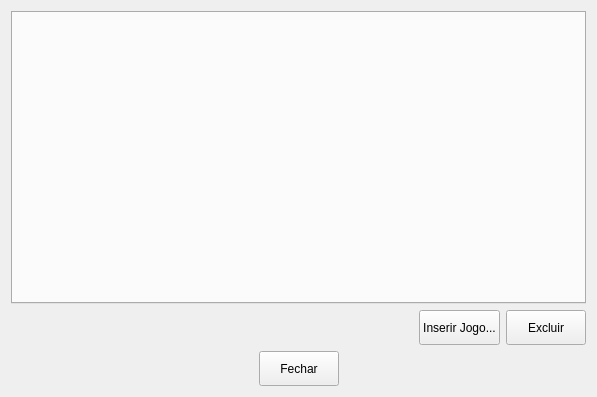
<?xml version="1.0" encoding="UTF-8"?>
<ui version="4.0">
 <class>telaTorneio</class>
 <widget class="QWidget" name="telaTorneio">
  <property name="geometry">
   <rect>
    <x>0</x>
    <y>0</y>
    <width>597</width>
    <height>397</height>
   </rect>
  </property>
  <property name="windowTitle">
   <string>Form</string>
  </property>
  <layout class="QVBoxLayout" name="verticalLayout">
   <item>
    <layout class="QGridLayout" name="gridLayout_2">
     <item row="0" column="0">
      <widget class="QTabWidget" name="tabWidget">
       <property name="currentIndex">
        <number>-1</number>
       </property>
      </widget>
     </item>
    </layout>
   </item>
   <item>
    <layout class="QGridLayout" name="gridLayout_3">
     <item row="0" column="0">
      <spacer name="horizontalSpacer">
       <property name="orientation">
        <enum>Qt::Horizontal</enum>
       </property>
       <property name="sizeHint" stdset="0">
        <size>
         <width>243</width>
         <height>20</height>
        </size>
       </property>
      </spacer>
     </item>
     <item row="0" column="1">
      <widget class="QPushButton" name="InserirJogo">
       <property name="sizePolicy">
        <sizepolicy hsizetype="Minimum" vsizetype="Fixed">
         <horstretch>0</horstretch>
         <verstretch>0</verstretch>
        </sizepolicy>
       </property>
       <property name="minimumSize">
        <size>
         <width>0</width>
         <height>35</height>
        </size>
       </property>
       <property name="text">
        <string>Inserir Jogo...</string>
       </property>
      </widget>
     </item>
     <item row="0" column="2">
      <widget class="QPushButton" name="Excluir">
       <property name="minimumSize">
        <size>
         <width>0</width>
         <height>35</height>
        </size>
       </property>
       <property name="text">
        <string>Excluir</string>
       </property>
      </widget>
     </item>
    </layout>
   </item>
   <item>
    <layout class="QGridLayout" name="gridLayout">
     <item row="0" column="1">
      <widget class="QPushButton" name="pushButton">
       <property name="minimumSize">
        <size>
         <width>0</width>
         <height>35</height>
        </size>
       </property>
       <property name="text">
        <string>Fechar</string>
       </property>
      </widget>
     </item>
     <item row="0" column="0">
      <spacer name="horizontalSpacer_3">
       <property name="orientation">
        <enum>Qt::Horizontal</enum>
       </property>
       <property name="sizeHint" stdset="0">
        <size>
         <width>40</width>
         <height>20</height>
        </size>
       </property>
      </spacer>
     </item>
     <item row="0" column="2">
      <spacer name="horizontalSpacer_4">
       <property name="orientation">
        <enum>Qt::Horizontal</enum>
       </property>
       <property name="sizeHint" stdset="0">
        <size>
         <width>40</width>
         <height>20</height>
        </size>
       </property>
      </spacer>
     </item>
    </layout>
   </item>
  </layout>
 </widget>
 <resources/>
 <connections/>
</ui>
